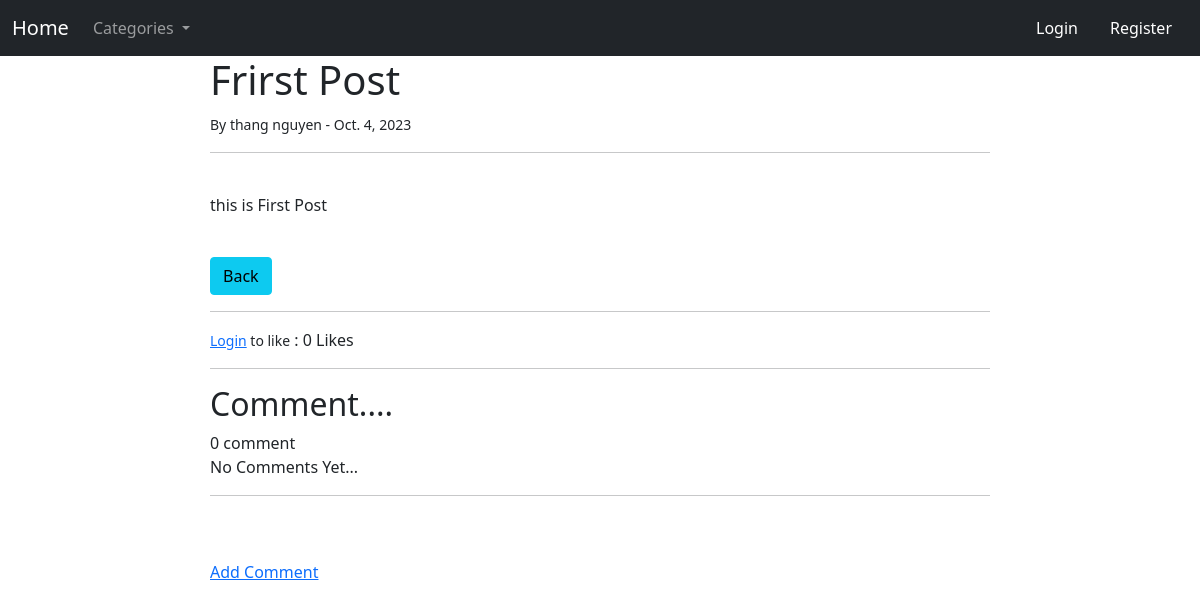
The page /article1 on the database its author committed.
### blog/models.py (models this page shows, shortened)
class Post(models.Model):
    title = models.CharField(max_length=264)
    author = models.ForeignKey(User,on_delete=models.CASCADE)
    body = RichTextField(blank=True,null=True)
    post_date = models.DateField(auto_now_add=True)
    category = models.CharField(max_length=264,default='coding')
    snippet = models.CharField(max_length=264)
    likes = models.ManyToManyField(User,related_name='blog_posts')
    is_published = models.BooleanField(default=False)
    def total_likes(self):
        return self.likes.count()
    def total_comment(self):
        return self.comments.count()

### blog/views.py (the view)
# urls.py: path('article<int:pk>',ArticleDetailView.as_view(), name='article_details'),
class ArticleDetailView(DetailView):
    model = Post
    template_name = 'article_details.html'
    def get_context_data(self, *args,**kwargs):
        cat_menu = Category.objects.all()
        context = super(ArticleDetailView,self).get_context_data(*args,**kwargs)
        stuff = get_object_or_404(Post,id=self.kwargs['pk'])
        total_likes = stuff.total_likes()
        liked = False
        if stuff.likes.filter(id = self.request.user.id).exists():
            liked = True
        context['total_likes'] = total_likes
        context["cat_menu"] = cat_menu
        context["liked"] = liked
        return context

### blog/models.py (called while the page is built)
    def __str__(self) :
        return self.name

### templates/article_details.html (shortened to what this page needs)
{% extends 'base.html' %}
{% block content %}
  <h1>{{post.title}}</h1>
  <small>By {{post.author.first_name}} {{ post.author.last_name}} - {{ post.post_date }}</small>
  <br />
  <hr />
  <br />
  {{ post.body | safe}}
  <br />
  <a href="{% url 'index' %}" class="btn btn-info">Back</a>
  <hr>
  <form action="{% url 'like_post' post.pk %}" method="post">
    {% if user.is_authenticated  %}
      {% if liked  %}
        <button type="submit" name="post_id", value="{{ post.id }}", class="btn btn-danger btn-sm">UnLike</button>
      {% else %}
        <button type="submit" name="post_id", value="{{ post.id }}", class="btn btn-primary btn-sm">Like</button>
      {% endif %}
    {% else %}
      <small> <a href="{% url 'login' %}">Login</a> to like</small>
    {% endif %}
    : {{ total_likes }} Likes
  </form>
<hr>
  <h2>Comment....</h2>
  {{ post.total_comment }} comment
<br>
    {% if not post.comments.all %}
      No Comments Yet...
      <br>
    {% endif %}
    <hr><br>
  <br>
    <a href="{% url 'add_comment' post.pk %}">Add Comment</a>
{% endblock %}

### rows shown on the page
Post: title "Frirst Post", author.first_name "thang", author.last_name "nguyen", post_date "Oct. 4, 2023", body "this is First Post", total_comment "0"

### other values the page prints
{{ total_likes }} "0"
